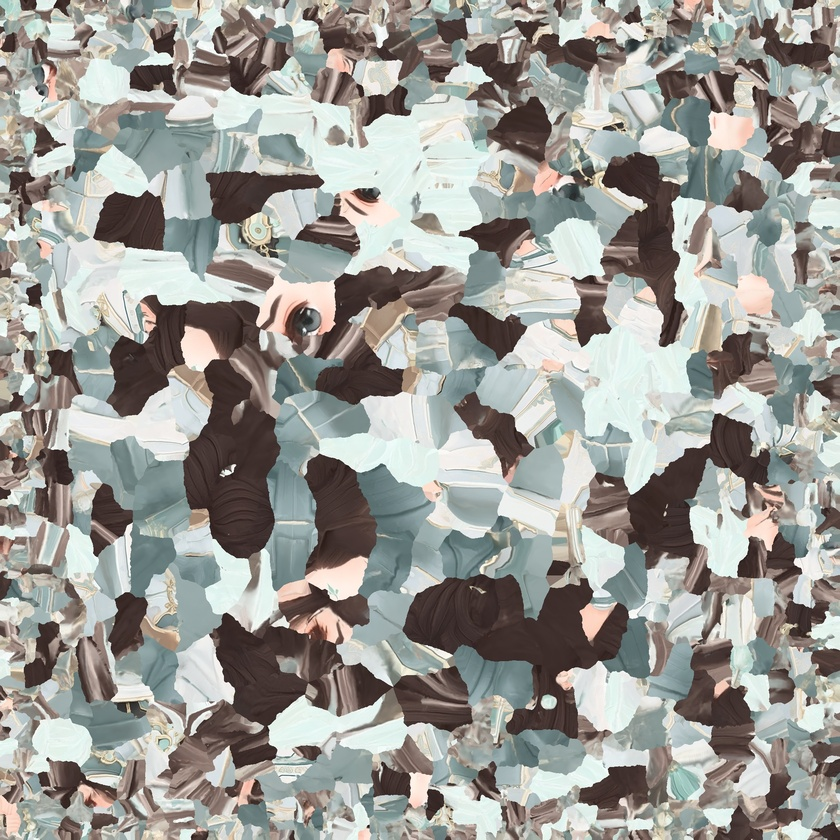
#> input picture assets/models/xingxiu/xingxiu_rigged_Image_0.jpg, 840 x 840 px, shrunk from 2048 x 2048 before the run
$ python slice_sheet.py --input ../../assets/models/xingxiu/xingxiu_rigged_Image_0.jpg --out out.png
#> lines starting #> are read from the running program, lines starting #| are printed output that depends on the picture; after the words box and inside, x2 and y2 are one past the last pixel; in counts of white or black regions, pixels touching at a corner belong together
#!/usr/bin/env python3
# -*- coding: utf-8 -*-
"""slice_sheet.py —— 把一张"素材图鉴"自动切成一个个透明 PNG。

为什么需要：AI 出的素材图鉴是一整张大图，图集里几十个物件贴在一起。
手工抠图既慢又不准；这里用**连通域**切：alpha 透明处当背景，剩下的连通块就是一个物件。

用法：
    python slice_sheet.py --input sheet.png --out out/raw --min-area 800
    python slice_sheet.py --input sheet.png --out out/raw --index out/index.png

输出：
    out/raw/slice_000.png ...   每个物件一张 RGBA
    out/raw/slices.json         每张的 bbox / 面积
    out/index.png               带编号的缩略总览（用来认东西、改名）
"""

from __future__ import annotations

import argparse
import json
import os
from collections import defaultdict

import numpy as np
from PIL import Image, ImageDraw, ImageFont


# ── 连通域：按"行内游程 + 并查集"标号（不依赖 scipy/cv2）──────────────────
class DSU:
    def __init__(self, n: int):
        self.p = list(range(n))

    def find(self, x: int) -> int:
        p = self.p
        while p[x] != x:
            p[x] = p[p[x]]
            x = p[x]
        return x

    def union(self, a: int, b: int) -> None:
        ra, rb = self.find(a), self.find(b)
        if ra != rb:
            self.p[max(ra, rb)] = min(ra, rb)


def label_runs(mask: np.ndarray) -> tuple[np.ndarray, int]:
    """返回 (labels, count)。labels 里 0 = 背景，1..count = 连通块。"""
    h, w = mask.shape
    labels = np.zeros((h, w), dtype=np.int32)
    dsu = DSU(1)
    next_label = 1
    prev_runs: list[tuple[int, int, int]] = []   # (start, end, label)

    for y in range(h):
        row = mask[y]
        if not row.any():
            prev_runs = []
            continue
        # 找这一行的所有游程
        idx = np.flatnonzero(np.diff(np.r_[False, row, False]))
        runs = []
        for i in range(0, len(idx), 2):
            runs.append((int(idx[i]), int(idx[i + 1])))

        cur_runs: list[tuple[int, int, int]] = []
        used_prev = set()
        for (s, e) in runs:
            # 和上一行有重叠的游程合并
            same = []
            for j, (ps, pe, pl) in enumerate(prev_runs):
                if ps < e and pe > s:
                    same.append((j, pl))
            if not same:
                lab = next_label
                next_label += 1
                dsu.p.append(lab)
            else:
                lab = min(pl for _, pl in same)
                for j, pl in same:
                    dsu.union(lab, pl)
                    used_prev.add(j)
            cur_runs.append((s, e, lab))
            labels[y, s:e] = lab
        prev_runs = cur_runs

    # 把并查集的根写回 labels
    flat = labels.reshape(-1)
    uniq = np.unique(flat)
    mapping = {}
    nxt = 1
    for u in uniq:
        if u == 0:
            continue
        r = dsu.find(int(u))
        if r not in mapping:
            mapping[r] = nxt
            nxt += 1
        flat[flat == u] = mapping[r]
    return labels, nxt - 1


# [41 lines left out: function _flood_foreground, not called in this run]


def merge_close_boxes(components: list[dict], gap: int) -> list[dict]:
    """把包围盒重叠（或间距 <= gap）的连通块并成一个物件。

    ⚠ 必须用并查集一次性合并，不能"边遍历边链式合并"：
    图鉴里的碎片密集，链式合并会把整张图连成一个巨大的块。
    """
    n = len(components)
    if n <= 1:
        return components
    parent = list(range(n))

    # [10 lines left out: functions find, union, not called in this run]

    # 只和"附近的"比较：先按 y 排序，滑动窗口内两两比较，避免 O(n²)
    # ⚠ 判据是"小框有 80% 被大框包住"才算同一个物件（碎片/装饰挂在主体上），
    #   不能只看包围盒相交 —— 图鉴里相邻物件的框天然会交叠，那样会把整张图连成一块。
    order = sorted(range(n), key=lambda i: components[i]["box"][1])
    for oi, i in enumerate(order):
        ax0, ay0, ax1, ay1 = components[i]["box"]
        for j in order[oi + 1:]:
            bx0, by0, bx1, by1 = components[j]["box"]
            if by0 > ay1 + gap:
                break
            ix = min(ax1, bx1) - max(ax0, bx0)
            iy = min(ay1, by1) - max(ay0, by0)
            if ix <= 0 or iy <= 0:
                continue
            inter = ix * iy
            small = min((ax1 - ax0) * (ay1 - ay0), (bx1 - bx0) * (by1 - by0))
            if inter > 0.8 * small:
                union(i, j)

    groups: dict[int, dict] = {}
    for i, c in enumerate(components):
        r = find(i)
        if r not in groups:
            groups[r] = {"box": c["box"], "area": c["area"], "ids": list(c["ids"])}
        else:
            g = groups[r]
            g["box"] = (min(g["box"][0], c["box"][0]), min(g["box"][1], c["box"][1]),
                        max(g["box"][2], c["box"][2]), max(g["box"][3], c["box"][3]))
            g["area"] += c["area"]
            g["ids"].extend(c["ids"])
    return list(groups.values())


def build_index(crops: list[tuple[int, Image.Image]], out_path: str, cols: int = 10):
    cell = 150
    rows = (len(crops) + cols - 1) // cols
    sheet = Image.new("RGB", (cols * cell, rows * (cell + 18)), (245, 246, 248))
    d = ImageDraw.Draw(sheet)
    try:
        font = ImageFont.load_default()
    except Exception:
        font = None
    for i, (idx, im) in enumerate(crops):
        cx = (i % cols) * cell
        cy = (i // cols) * (cell + 18)
        w, h = im.size
        scale = min((cell - 12) / max(1, w), (cell - 12) / max(1, h))
        thumb = im.resize((max(1, int(w * scale)), max(1, int(h * scale))), Image.LANCZOS)
        sheet.paste(thumb, (cx + (cell - thumb.width) // 2, cy + (cell - thumb.height) // 2),
                    thumb)
        d.text((cx + 6, cy + cell + 2), f"#{idx:03d}", fill=(30, 30, 30), font=font)
    sheet.save(out_path)


def main():
    ap = argparse.ArgumentParser(description="把素材图鉴切成透明 PNG")
    ap.add_argument("--input", required=True)
    ap.add_argument("--out", required=True, help="输出目录（会建 raw/）")
    ap.add_argument("--min-area", type=int, default=600, help="小于这个像素数的连通块丢掉")
    ap.add_argument("--bg-tol", type=float, default=8.0,
                    help="背景判定阈值：sat 模式=饱和度上限(×4)，grad 模式=梯度上限")
    ap.add_argument("--mode", default="sat", choices=["sat", "grad", "flood", "alpha"],
                    help="alpha=用现成的透明通道（无背景图鉴首选）；flood=边缘洪水填充；"
                         "sat=低饱和当背景；grad=局部平滑当背景")
    ap.add_argument("--alpha-threshold", type=int, default=120,
                    help="alpha 模式下，alpha 大于它算物件（背景常残留 0~60 的半透明）")
    ap.add_argument("--gap", type=int, default=0, help="包围盒间距小于它的连通块合并")
    ap.add_argument("--pad", type=int, default=2, help="裁切外留白")
    ap.add_argument("--index", default="", help="带编号的缩略图输出路径")
    ap.add_argument("--boxes", default="",
                    help="手工框 JSON：[{name, box:[x0,y0,x1,y1]}]，用于切不开的贴身物件")
    args = ap.parse_args()

    im = Image.open(args.input).convert("RGB")
#> im is the input picture: PIL image 840x840 RGB; mean R, G, B 156, 155.4, 150.5
    im_src = Image.open(args.input).convert("RGBA")
    arr = np.asarray(im).astype(np.int16)
    h, w = arr.shape[:2]

    # ① 背景判定
    #    alpha 模式：图本身就是"无背景"版，直接用透明通道（背景常残留 0~60 的半透明，
    #    所以用阈值 120 而不是 >0；输出保留原始软边，不重算 alpha）。
    #    flood（默认）：从画布边缘做"局部颜色连续"的洪水填充，最稳；
    #    sat：低饱和 + 高亮度当背景；grad：局部梯度低当背景。
    from PIL import ImageFilter
    if args.mode == "alpha":
        alpha_ch = np.asarray(im_src, dtype=np.uint8)[..., 3]
        fg = alpha_ch > args.alpha_threshold
        outside = ~fg
        im_rgba = im_src
        print(f"[stat] alpha_pixels fg={fg.mean() * 100:.1f}% thr={args.alpha_threshold}")
    elif args.mode == "flood":
        # 从画布边缘做"局部颜色连续"的洪水填充：只走到颜色变化很小的相邻像素。
        # 底色是纯白/米白/带纹理渐变都能一路吃干净；物件边缘颜色跳变大 → 洪水进不去。
        from collections import deque
        # ⚠ 必须是**一维**布尔数组：下面用的是 y*w+x 的扁平下标，
        #   写成二维会变成"按行索引"，直接 IndexError。
        visited = np.zeros(h * w, dtype=bool)
        dq = deque()
        for x in range(w):
            for y in (0, h - 1):
                idx = y * w + x
                if not visited[idx]:
                    visited[idx] = True
                    dq.append(idx)
        for y in range(h):
            for x in (0, w - 1):
                idx = y * w + x
                if not visited[idx]:
                    visited[idx] = True
                    dq.append(idx)
        delta = args.bg_tol * 3.0
        flat = arr.reshape(-1, 3)
        while dq:
            idx = dq.popleft()
            cy, cx = divmod(idx, w)
            base = flat[idx]
            for dy, dx in ((-1, 0), (1, 0), (0, -1), (0, 1)):
                ny, nx = cy + dy, cx + dx
                if ny < 0 or ny >= h or nx < 0 or nx >= w:
                    continue
                nidx = ny * w + nx
                if visited[nidx]:
                    continue
                c = flat[nidx]
                if (abs(int(c[0]) - int(base[0])) <= delta
                        and abs(int(c[1]) - int(base[1])) <= delta
                        and abs(int(c[2]) - int(base[2])) <= delta):
                    visited[nidx] = True
                    dq.append(nidx)
        outside = visited.reshape(h, w)      # 一维 → 二维，后面要按图裁切
        fg = ~outside
        print(f"[stat] flood_outside={outside.mean() * 100:.1f}% fg={fg.mean() * 100:.1f}%")
    else:
        gray = np.asarray(im.convert("L"), dtype=np.float32)
        gx = np.zeros_like(gray)
        gy = np.zeros_like(gray)
        gx[:, 1:-1] = gray[:, 2:] - gray[:, :-2]
        gy[1:-1, :] = gray[2:, :] - gray[:-2, :]
        mag_smooth = np.asarray(
            Image.fromarray(np.clip(np.hypot(gx, gy), 0, 255).astype(np.uint8), mode="L")
            .filter(ImageFilter.BoxBlur(2)), dtype=np.float32)
        if args.mode == "grad":
            bg_like = mag_smooth < args.bg_tol
        else:
            hsv = np.asarray(im.convert("HSV"), dtype=np.int16)
            sat = hsv[..., 1].astype(np.float32)
            val = hsv[..., 2].astype(np.float32)
            bg_like = (sat < args.bg_tol * 4.0) & (val > 200.0)
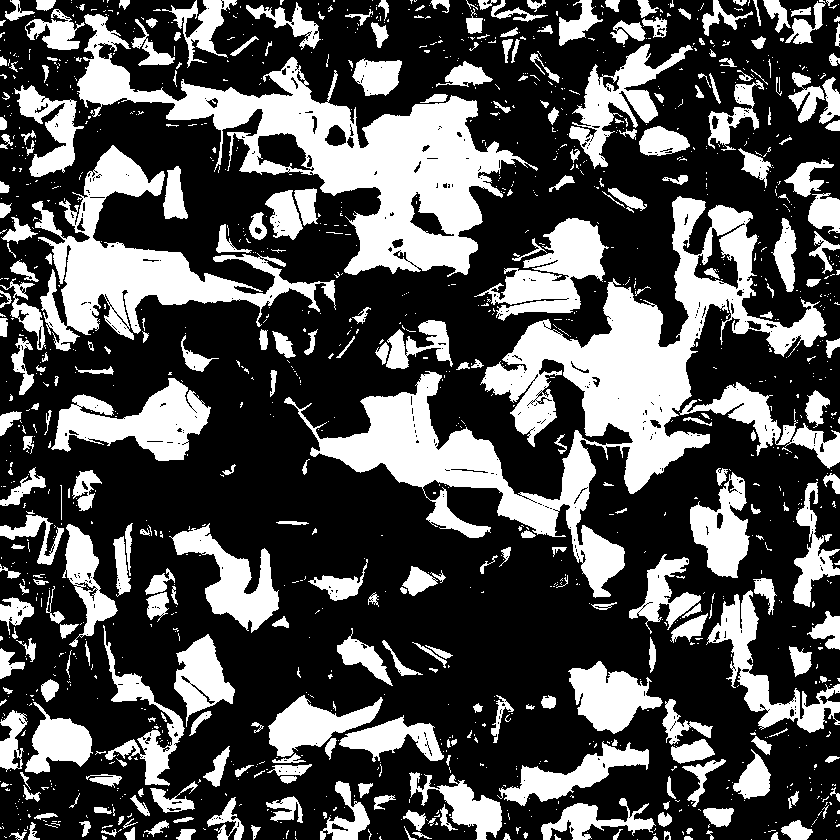
#> bg_like: shape (840, 840) bool; 32% white; 1364 white regions (1055 under 20 px), largest, box (x1, y1, x2, y2) and area: (284, 196, 827, 598) 45978, (77, 14, 538, 277) 31711, (32, 145, 336, 351) 16657
        print(f"[stat] smooth_bg={bg_like.mean() * 100:.1f}% tol={args.bg_tol}")
#| [stat] smooth_bg=32.0% tol=8.0
        bg_labels, bg_count = label_runs(bg_like)
#> after the loop in label_runs, `for y in range(h):`:
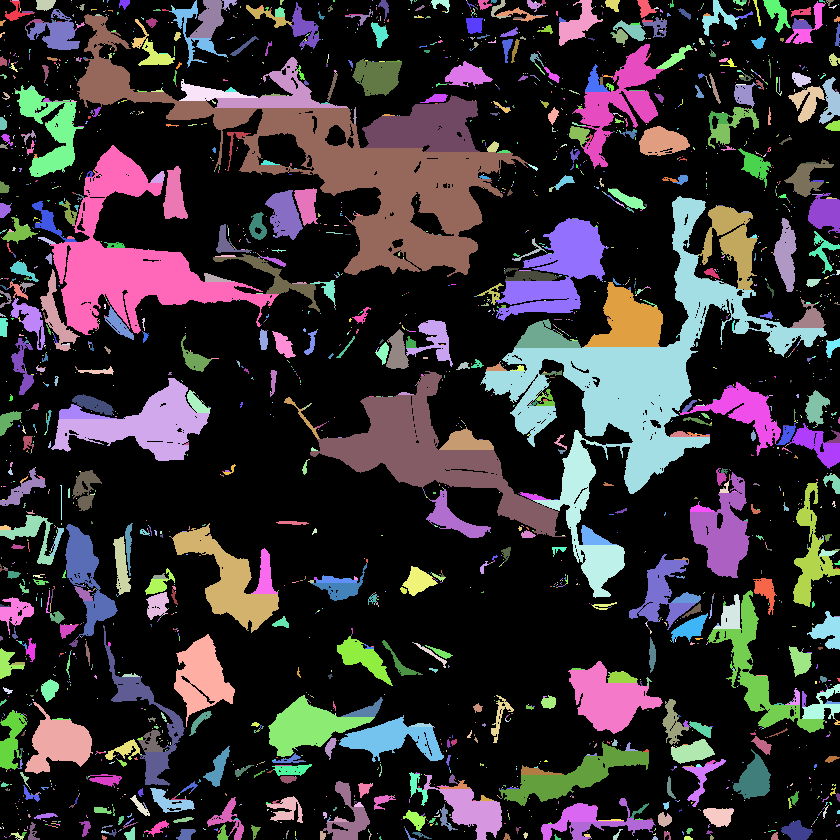
#> labels: shape (840, 840) int32; 2806 distinct labels, from 0 to 2805; one colour per label, 0 black
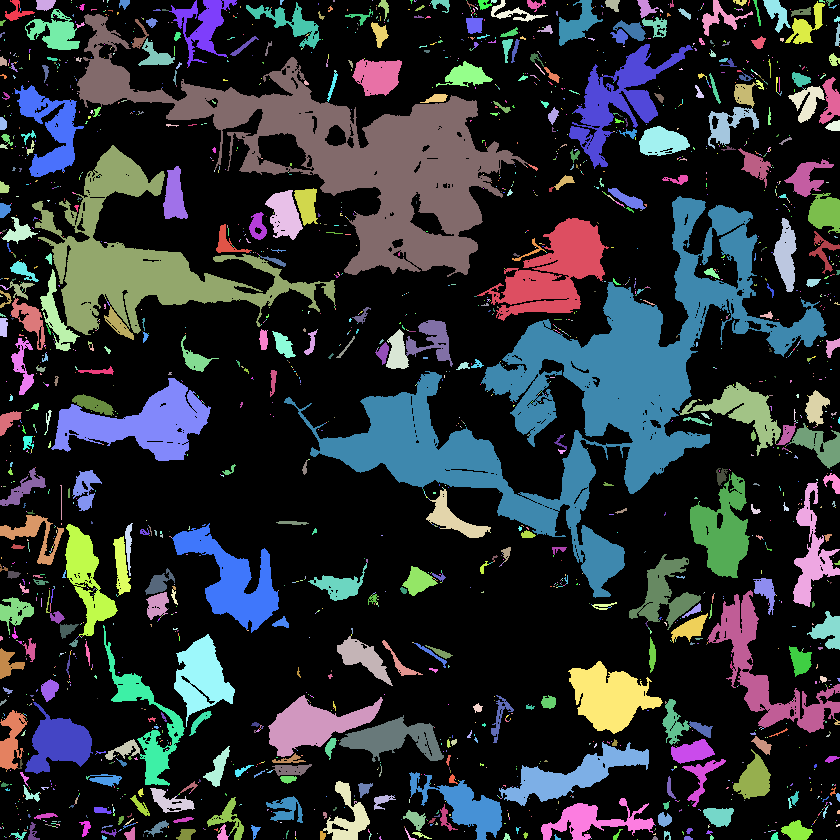
#> bg_labels: shape (840, 840) int32; 2185 distinct labels, from 0 to 2184; one colour per label, 0 black
        border_labels = set(bg_labels[0, :].tolist()) | set(bg_labels[-1, :].tolist()) \
            | set(bg_labels[:, 0].tolist()) | set(bg_labels[:, -1].tolist())
        border_labels.discard(0)
        outside = np.isin(bg_labels, list(border_labels))
#> outside: shape (840, 840) bool; 3.9% white; 108 white regions (42 under 20 px), largest, box (x1, y1, x2, y2) and area: (708, 590, 840, 733) 4619, (409, 772, 502, 840) 2309, (793, 482, 840, 607) 2050
        fg = ~outside
        print(f"[stat] outside={outside.mean() * 100:.1f}% fg={fg.mean() * 100:.1f}%")
#| [stat] outside=3.9% fg=96.1%

    # ③ RGBA：alpha 模式直接用原图（保留软边）；其它模式按前景掩膜重算并羽化
    if args.mode != "alpha":
        alpha_img = Image.fromarray((fg * 255).astype(np.uint8), mode="L") \
            .filter(ImageFilter.GaussianBlur(0.6))
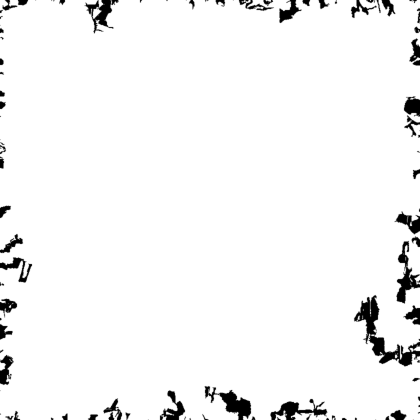
#> alpha_img: PIL image 840x840 L (shown at 1/2 size); min 0, max 255, mean 245
        im_rgba = im.convert("RGBA")
        im_rgba.putalpha(alpha_img)

    labels, count = label_runs(fg)
#> after the loop in label_runs (call 2), `for y in range(h):`:
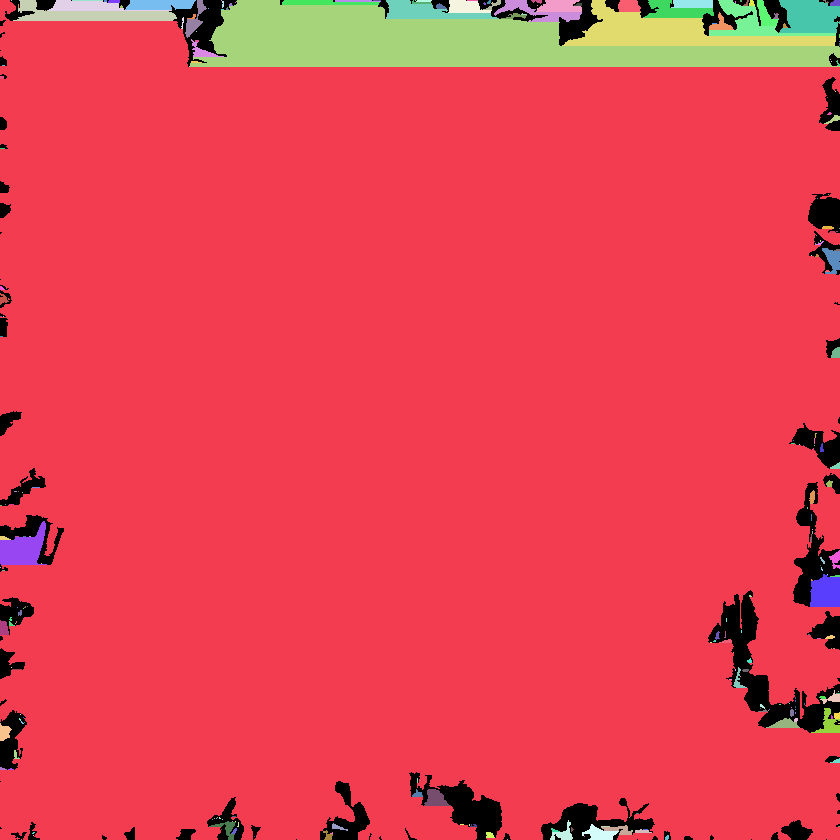
#> labels: shape (840, 840) int32; 270 distinct labels, from 0 to 269; one colour per label, 0 black
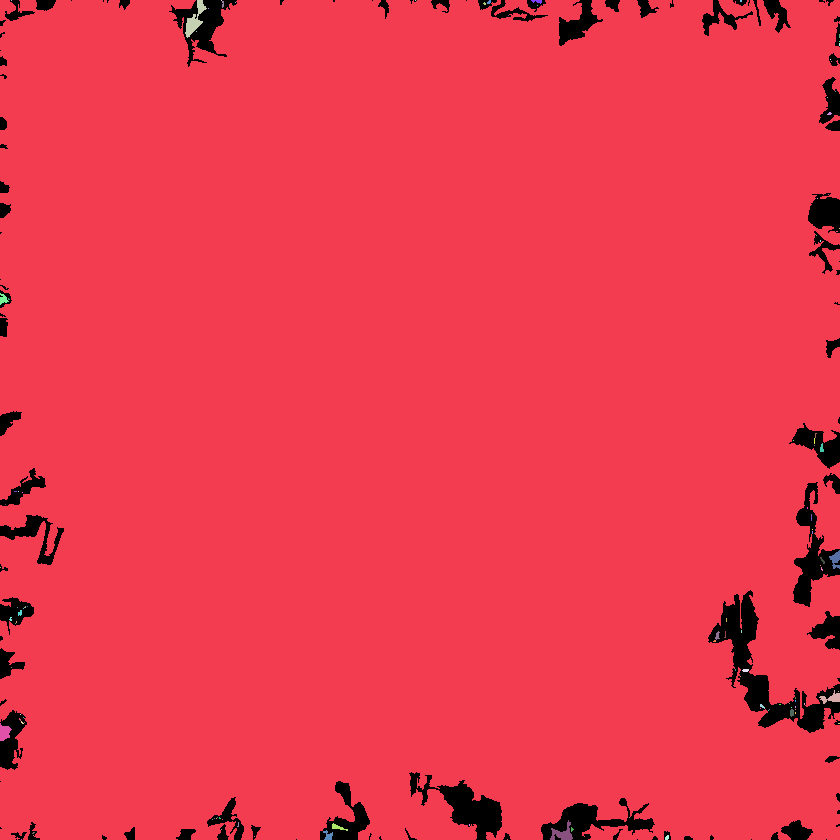
#> labels: shape (840, 840) int32; 111 distinct labels, from 0 to 110; one colour per label, 0 black
    print(f"[stat] raw_components={count}")
#| [stat] raw_components=110

    comps = []
    for lab in range(1, count + 1):
        ys, xs = np.where(labels == lab)
        if xs.size < args.min_area:
            continue
        comps.append({
            "box": (int(xs.min()), int(ys.min()), int(xs.max()) + 1, int(ys.max()) + 1),
            "area": int(xs.size),
            "ids": [lab],
        })
    comps = merge_close_boxes(comps, args.gap)
    comps.sort(key=lambda c: (c["box"][1] // 120, c["box"][0]))
    print(f"[stat] merged={len(comps)}")
#| [stat] merged=1

    raw = os.path.join(args.out, "raw")
    os.makedirs(raw, exist_ok=True)
    meta = []
    crops = []
    for i, c in enumerate(comps):
        x0, y0, x1, y1 = c["box"]
        x0 = max(0, x0 - args.pad); y0 = max(0, y0 - args.pad)
        x1 = min(im.width, x1 + args.pad); y1 = min(im.height, y1 + args.pad)
        crop = im_rgba.crop((x0, y0, x1, y1))
        name = f"slice_{i:03d}.png"
        crop.save(os.path.join(raw, name))
        meta.append({"file": name, "box": [x0, y0, x1, y1], "area": c["area"],
                     "w": crop.width, "h": crop.height})
        crops.append((i, crop))
#> this loop made 1 pass
#> c on pass 1: {'box': (0, 0, 840, 840), 'area': 676453, 'ids': [1]}

    with open(os.path.join(raw, "slices.json"), "w", encoding="utf-8") as f:
        json.dump(meta, f, ensure_ascii=False, indent=2)

    # ④ 手工框（可选）：图里有互相贴住的物件（房子压着树、码头压着船），
    #    连通域切不开，就按 --boxes 给的矩形直接裁。
    #    alpha **在裁剪区域内重新做一次洪水填充**（种子 = 该区域的四条边），
    #    这样被别的物件围住的背景也能清掉，不会留下灰块。
    if args.boxes:
        import json as _json
        with open(args.boxes, encoding="utf-8-sig") as f:
            boxes = _json.load(f)
        named_dir = os.path.join(args.out, "named")
        os.makedirs(named_dir, exist_ok=True)
        for item in boxes:
            x0, y0, x1, y1 = item["box"]
            x0 = max(0, int(x0)); y0 = max(0, int(y0))
            x1 = min(im.width, int(x1)); y1 = min(im.height, int(y1))
            rgb = im.crop((x0, y0, x1, y1))
            crop = rgb.convert("RGBA")
            mask = _flood_foreground(np.asarray(rgb).astype(np.int16), args.bg_tol * 3.0)
            a_img = Image.fromarray((mask * 255).astype(np.uint8), mode="L") \
                .filter(ImageFilter.GaussianBlur(0.6))
            crop.putalpha(a_img)
            crop.save(os.path.join(named_dir, f"{item['name']}.png"))
        print(f"[stat] manual={len(boxes)} -> {named_dir}")

    index_path = args.index or os.path.join(args.out, "index.png")
    build_index(crops, index_path)
#> the loop in build_index, `for i, (idx, im) in enumerate(crops):` made 1 pass
#> idx on pass 1: 0
#> after the loop in build_index, `for i, (idx, im) in enumerate(crops):`:
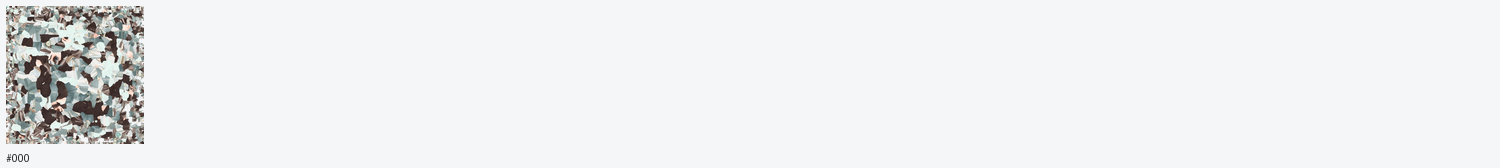
#> sheet: PIL image 1500x168 RGB; mean R, G, B 238.3, 239.2, 240.7
    print(f"完成：{len(meta)} 张 → {raw}")
#| 完成：1 张 → out.png/raw
    print(f"编号总览 → {index_path}")
#| 编号总览 → out.png/index.png


if __name__ == "__main__":
    main()
